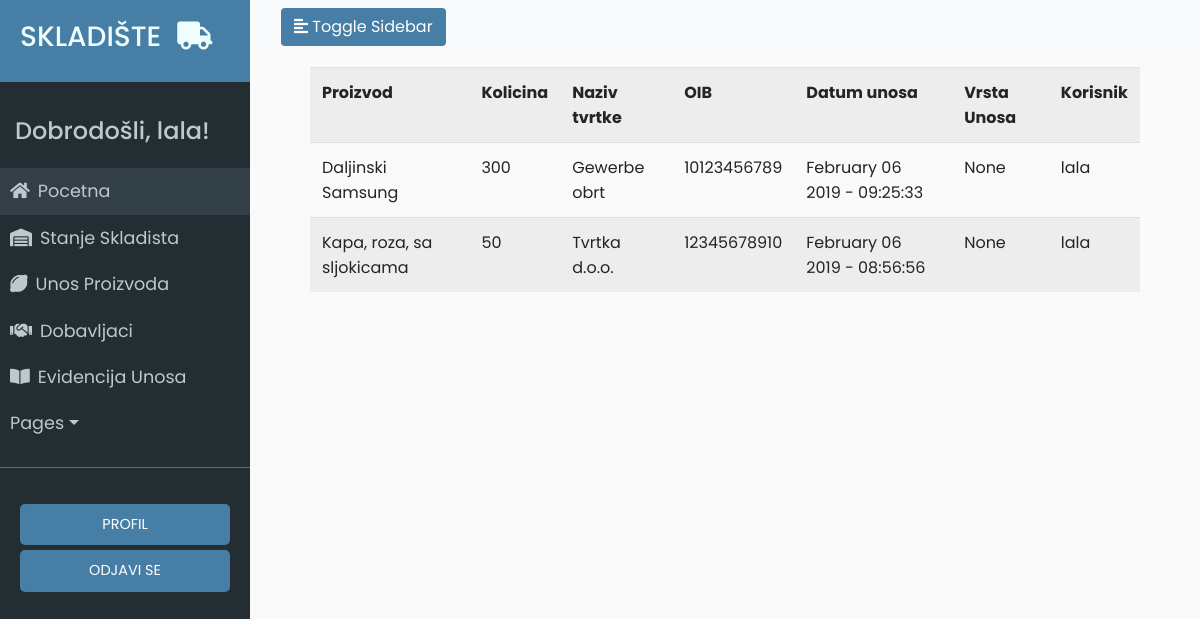
Screenshot of /evidencija_unosa (signed in) with the database file from the repository.
### app/models.py (models this page shows, shortened)
class User(UserMixin, db.Model):
	id = db.Column(db.Integer, primary_key=True)
	username = db.Column(db.String(64), index=True, unique=True)
	email = db.Column(db.String(120), index=True, unique=True)
	password_hash = db.Column(db.String(128))
	last_seen = db.Column(db.DateTime, default=datetime.utcnow)
	evidencija = db.relationship('Evidencija', backref='user', lazy='dynamic')

class Evidencija(db.Model):
	id = db.Column(db.Integer, primary_key=True)
	proizvod_id = db.Column(db.Integer, db.ForeignKey('proizvod.id'))
	dobavljac_id = db.Column(db.Integer, db.ForeignKey('dobavljac.id'))
	promijenjena_kolicina = db.Column(db.Integer)
	datum_unosa = db.Column(db.DateTime, default=datetime.utcnow)
	vrsta_unosa = db.Column(db.String(64))
	user_id = db.Column(db.Integer, db.ForeignKey('user.id'))

class Proizvod(db.Model):
	__searchable__ = ['name']
	id = db.Column(db.Integer, primary_key=True)
	name = db.Column(db.String(64))
	kolicina = db.Column(db.Integer)
	zemlja_podrijetla = db.Column(db.String(64))
	datum_unosa = db.Column(db.DateTime, default=datetime.utcnow)
	evidencija = db.relationship('Evidencija', backref='proizvod', lazy='dynamic')

class Dobavljac(db.Model):
	id = db.Column(db.Integer, primary_key=True)
	name = db.Column(db.String(64), unique=True)
	oib = db.Column(db.Integer, unique=True)
	grad = db.Column(db.String(64))
	p_broj = db.Column(db.Integer)
	drzava = db.Column(db.String(64))
	evidencija = db.relationship('Evidencija', backref='dobavljac', lazy='dynamic')

### app/routes.py (the view)
@app.route('/evidencija_unosa')
@login_required
def evidencija_unosa():
	evidencija = Evidencija.query.order_by(Evidencija.datum_unosa.desc()).all()
	return render_template('evidencija_unosa.html', title='Evidencija unosa', evidencija=evidencija)

### app/models.py (called while the page is built)
@login.user_loader
def load_user(id):
	return User.query.get(int(id))

### app/routes.py (called while the page is built)
@app.before_request
def before_request():
	if current_user.is_authenticated:
		current_user.last_seen = datetime.utcnow()
		db.session.commit()

### app/templates/evidencija_unosa.html
{% extends "base.html" %}
{% block content %}
<table class="table table-striped">
	<tr>
        <th>Proizvod</th>
        <th>Kolicina</th>
        <th>Naziv tvrtke</th>
        <th>OIB</th>
        <th>Datum unosa</th>
        <th>Vrsta Unosa</th>
        <th>Korisnik</th>
    </tr>
    {% for e in evidencija %}
    <tr>
    	<td><a href="/proizvod/{{e.proizvod.name}}">{{ e.proizvod.name }}</a></td>
    	<td>{{ e.proizvod.kolicina }}</td>
    	<td>{{ e.dobavljac.name }}</td>
    	<td>{{ e.dobavljac.oib }}</td>
    	<td>{{ e.datum_unosa.strftime('%B %d %Y - %H:%M:%S') }}</td>
        <td>{{ e.vrsta_unosa }}</td>
        <td>{{ e.user.username }}</td>
    </tr>
    {% endfor %}
</table>
{% endblock %}

### app/templates/base.html (shortened to what this page needs)
<html>
<head>
	<link rel="stylesheet" href="https://stackpath.bootstrapcdn.com/bootstrap/4.2.1/css/bootstrap.min.css" integrisha384-GJzZqFGwb1QTTN6wy59ffF1BuGJpLSa9DkKMp0DgiMDm4iYMj70gZWKYbI706tWS">
	<link href="../static/style.css" type="text/css" rel="stylesheet">
	<link rel="stylesheet" href="https://use.fontawesome.com/releases/v5.7.1/css/all.css">
</head>
<body>
	<div class="wrapper">
	<nav id="sidebar">
		<div class="sidebar-header ">
			<h3 class="alen">SKLADIŠTE<i class="fas fa-truck ml-3"></i></h3>
		</div>
		<ul class="list-unstyled components">
			<h4>Dobrodošli, {{ current_user.username }}!</h4>
			<li class="active">
				<a href="{{ url_for('index') }}"><i class="fas fa-home mr-2"></i>Pocetna</a>
			</li>
			<li>
				<a href="{{ url_for('stanje_skladista') }}"><i class="fas fa-warehouse mr-2"></i>Stanje Skladista</a>
			</li>
			<li>
				<a href="{{ url_for('unos_proizvoda') }}"><i class="fas fa-lemon mr-2"></i>Unos Proizvoda</a>
			</li>
			<li>
				<a href="{{ url_for('dobavljaci') }}"><i class="fas fa-handshake mr-2"></i>Dobavljaci</a>
			</li>
			<li>
				<a href="{{ url_for('evidencija_unosa') }}"><i class="fas fa-book-open mr-2"></i>Evidencija Unosa</a>
			</li>
			<li>
				<a href="#pageSubmenu" data-toggle="collapse" aria-expanded="false" class="dropdown-toggle">Pages</a>
			</li>
		</ul>
		<ul class="list-unstyled CTAs">
                <li>
                    <a href="{{ url_for('user', username=current_user.username) }}" class="tipka">PROFIL</a>
                </li>
                <li>
                    <a href="{{ url_for('logout') }}" class="tipka">ODJAVI SE</a>
                </li>
            </ul>
	</nav>
	<div id="content">
		<nav class="navbar navbar-expand-lg navbar-light bg-light">
        <div class="container-fluid">
            <button type="button" id="sidebarCollapse" class="btn tipka">
                <i class="fas fa-align-left"></i>
                <span>Toggle Sidebar</span>
            </button>
        </div>
    </nav>
    	<div class="container-fluid tijelo">
    		{% block content %}
			{% endblock %}
    	</div>
	</div>
	</div>
</body>
</html>

### app/static/style.css (style rules this page uses)
body { font-family: 'Poppins', sans-serif; background: #fafafa; }
h4 { padding: 15px; }
.wrapper { display: flex; width: 100%; align-items: stretch; }
a, a:hover, a:focus { color: inherit; text-decoration: none; transition: all 0.3s; }
#sidebar { min-width: 250px; max-width: 250px; min-height: 100vh; background: #242d32; color: #bec9cd; transition: all 0.3s; }
#sidebar .sidebar-header { padding: 20px; background: #477ea5; color: #f0fdfe; }
#sidebar ul.components { padding: 20px 0; border-bottom: 1px solid #47748b; }
#sidebar ul li a { padding: 10px; font-size: 1.1em; display: block; }
#sidebar ul li.active > a, a[aria-expanded="true"] { color: #bec9cd; background: #323f46; }
ul.CTAs { padding: 20px; }
ul.CTAs a { text-align: center; font-size: 0.9em !important; display: block; border-radius: 5px; margin-bottom: 5px; }
.tipka { background-color: #477ea5; color: white; }
.tijelo { padding: 5px 60px; margin-top: 1vh; }

### rows the page displays
User: username "lala"
Evidencija: proizvod.name "Daljinski Samsung", proizvod.kolicina "300", dobavljac.name "Gewerbe obrt", dobavljac.oib "10123456789", datum_unosa "February 06 2019 - 09:25:33", vrsta_unosa "None", user.username "lala"
Evidencija: proizvod.name "Kapa, roza, sa sljokicama", proizvod.kolicina "50", dobavljac.name "Tvrtka d.o.o.", dobavljac.oib "12345678910", datum_unosa "February 06 2019 - 08:56:56", vrsta_unosa "None", user.username "lala"
